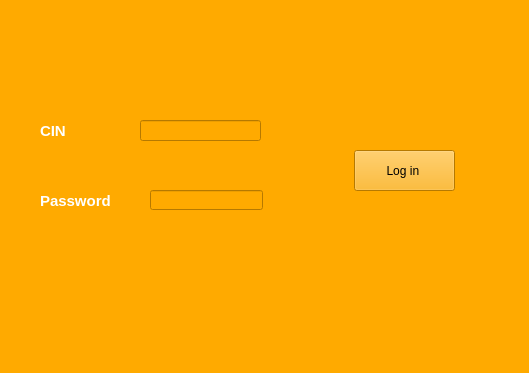
<?xml version="1.0" encoding="UTF-8"?>
<ui version="4.0">
 <class>MainWindow</class>
 <widget class="QMainWindow" name="MainWindow">
  <property name="geometry">
   <rect>
    <x>0</x>
    <y>0</y>
    <width>529</width>
    <height>373</height>
   </rect>
  </property>
  <property name="windowTitle">
   <string>Gestion des Clients</string>
  </property>
  <property name="styleSheet">
   <string notr="true">background-color: rgb(179, 0, 27);
background-color: rgb(255, 170, 0);</string>
  </property>
  <widget class="QWidget" name="centralWidget">
   <widget class="QPushButton" name="pushButton">
    <property name="geometry">
     <rect>
      <x>354</x>
      <y>150</y>
      <width>101</width>
      <height>41</height>
     </rect>
    </property>
    <property name="text">
     <string>Log in </string>
    </property>
   </widget>
   <widget class="QLabel" name="label">
    <property name="geometry">
     <rect>
      <x>40</x>
      <y>120</y>
      <width>61</width>
      <height>21</height>
     </rect>
    </property>
    <property name="font">
     <font>
      <pointsize>11</pointsize>
      <weight>75</weight>
      <bold>true</bold>
     </font>
    </property>
    <property name="styleSheet">
     <string notr="true">color: rgb(255, 255, 255);</string>
    </property>
    <property name="text">
     <string>CIN</string>
    </property>
   </widget>
   <widget class="QLabel" name="label_2">
    <property name="geometry">
     <rect>
      <x>40</x>
      <y>190</y>
      <width>91</width>
      <height>21</height>
     </rect>
    </property>
    <property name="font">
     <font>
      <pointsize>11</pointsize>
      <weight>75</weight>
      <bold>true</bold>
     </font>
    </property>
    <property name="styleSheet">
     <string notr="true">color: rgb(255, 255, 255);</string>
    </property>
    <property name="text">
     <string>Password</string>
    </property>
   </widget>
   <widget class="QLineEdit" name="lineEdit">
    <property name="geometry">
     <rect>
      <x>150</x>
      <y>190</y>
      <width>113</width>
      <height>20</height>
     </rect>
    </property>
   </widget>
   <widget class="QLineEdit" name="lineEdit_CINLOG">
    <property name="geometry">
     <rect>
      <x>140</x>
      <y>120</y>
      <width>121</width>
      <height>21</height>
     </rect>
    </property>
   </widget>
  </widget>
  <widget class="QStatusBar" name="statusBar"/>
 </widget>
 <layoutdefault spacing="6" margin="11"/>
 <resources/>
 <connections/>
</ui>
